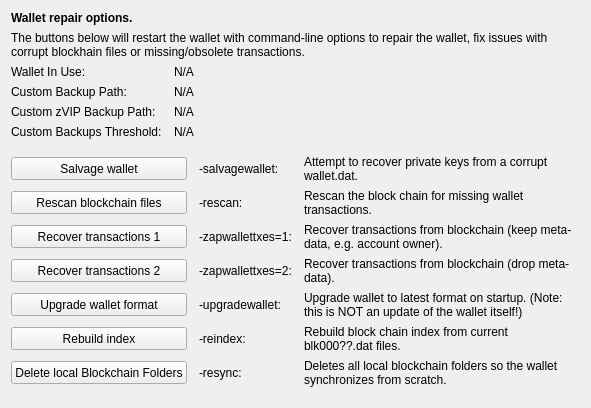
     <widget class="QWidget" name="tab_repair">
      <attribute name="title">
       <string>&amp;Wallet Repair</string>
      </attribute>
      <layout class="QGridLayout" name="gridLayout_4" columnstretch="0,0,0,0">
       <property name="horizontalSpacing">
        <number>12</number>
       </property>
       <item row="0" column="0" colspan="4">
        <widget class="QLabel" name="label_repair_header">
         <property name="font">
          <font>
           <weight>75</weight>
           <bold>true</bold>
          </font>
         </property>
         <property name="text">
          <string>Wallet repair options.</string>
         </property>
        </widget>
       </item>
       <item row="1" column="0" colspan="4">
        <widget class="QLabel" name="label_repair_helptext">
         <property name="font">
          <font>
           <weight>50</weight>
           <bold>false</bold>
          </font>
         </property>
         <property name="text">
          <string>The buttons below will restart the wallet with command-line options to repair the wallet, fix issues with corrupt blockhain files or missing/obsolete transactions.</string>
         </property>
         <property name="wordWrap">
          <bool>true</bool>
         </property>
        </widget>
       </item>
       <item row="2" column="0">
        <widget class="QLabel" name="wallet_path_label">
         <property name="text">
          <string>Wallet In Use:</string>
         </property>
        </widget>
       </item>
       <item row="2" column="1" colspan="3">
        <widget class="QLabel" name="wallet_path">
         <property name="cursor">
          <cursorShape>IBeamCursor</cursorShape>
         </property>
         <property name="text">
          <string>N/A</string>
         </property>
         <property name="textFormat">
          <enum>Qt::PlainText</enum>
         </property>
         <property name="textInteractionFlags">
          <set>Qt::LinksAccessibleByMouse|Qt::TextSelectableByKeyboard|Qt::TextSelectableByMouse</set>
         </property>
        </widget>
       </item>
       <item row="3" column="0">
        <widget class="QLabel" name="wallet_custombackuppath_label">
         <property name="text">
          <string>Custom Backup Path:</string>
         </property>
         <property name="visible">
          <bool>false</bool>
         </property>
        </widget>
       </item>
       <item row="3" column="1" colspan="3">
        <widget class="QLabel" name="wallet_custombackuppath">
         <property name="cursor">
          <cursorShape>IBeamCursor</cursorShape>
         </property>
         <property name="text">
          <string>N/A</string>
         </property>
         <property name="textFormat">
          <enum>Qt::PlainText</enum>
         </property>
         <property name="textInteractionFlags">
          <set>Qt::LinksAccessibleByMouse|Qt::TextSelectableByKeyboard|Qt::TextSelectableByMouse</set>
         </property>
         <property name="visible">
          <bool>false</bool>
         </property>
        </widget>
       </item>
       <item row="4" column="0">
        <widget class="QLabel" name="wallet_customzpivbackuppath_label">
         <property name="text">
          <string>Custom zVIP Backup Path:</string>
         </property>
         <property name="visible">
          <bool>false</bool>
         </property>
        </widget>
       </item>
       <item row="4" column="1" colspan="3">
        <widget class="QLabel" name="wallet_customzpivbackuppath">
         <property name="cursor">
          <cursorShape>IBeamCursor</cursorShape>
         </property>
         <property name="text">
          <string>N/A</string>
         </property>
         <property name="textFormat">
          <enum>Qt::PlainText</enum>
         </property>
         <property name="textInteractionFlags">
          <set>Qt::LinksAccessibleByMouse|Qt::TextSelectableByKeyboard|Qt::TextSelectableByMouse</set>
         </property>
         <property name="visible">
          <bool>false</bool>
         </property>
        </widget>
       </item>
       <item row="5" column="0">
        <widget class="QLabel" name="wallet_custombackupthreshold_label">
         <property name="text">
          <string>Custom Backups Threshold:</string>
         </property>
         <property name="visible">
          <bool>false</bool>
         </property>
        </widget>
       </item>
       <item row="5" column="1" colspan="3">
        <widget class="QLabel" name="wallet_custombackupthreshold">
         <property name="cursor">
          <cursorShape>IBeamCursor</cursorShape>
         </property>
         <property name="text">
          <string>N/A</string>
         </property>
         <property name="textFormat">
          <enum>Qt::PlainText</enum>
         </property>
         <property name="textInteractionFlags">
          <set>Qt::LinksAccessibleByMouse|Qt::TextSelectableByKeyboard|Qt::TextSelectableByMouse</set>
         </property>
         <property name="visible">
          <bool>false</bool>
         </property>
        </widget>
       </item>
       <item row="6" column="0">
        <spacer name="verticalSpacer_repair1">
         <property name="orientation">
          <enum>Qt::Vertical</enum>
         </property>
         <property name="sizeHint" stdset="0">
          <size>
           <width>10</width>
           <height>10</height>
          </size>
         </property>
        </spacer>
       </item>
       <item row="7" column="0" colspan="2">
        <widget class="QPushButton" name="btn_salvagewallet">
         <property name="minimumSize">
          <size>
           <width>100</width>
           <height>23</height>
          </size>
         </property>
         <property name="text">
          <string>Salvage wallet</string>
         </property>
        </widget>
       </item>
       <item row="7" column="2">
        <widget class="QLabel" name="label_repair_salvage_command">
         <property name="text">
          <string notr="true">-salvagewallet:</string>
         </property>
        </widget>
       </item>
       <item row="7" column="3">
        <widget class="QLabel" name="label_repair_salvage">
         <property name="text">
          <string>Attempt to recover private keys from a corrupt wallet.dat.</string>
         </property>
         <property name="wordWrap">
          <bool>true</bool>
         </property>
        </widget>
       </item>
       <item row="8" column="0" colspan="2">
        <widget class="QPushButton" name="btn_rescan">
         <property name="minimumSize">
          <size>
           <width>100</width>
           <height>23</height>
          </size>
         </property>
         <property name="text">
          <string>Rescan blockchain files</string>
         </property>
        </widget>
       </item>
       <item row="8" column="2">
        <widget class="QLabel" name="label_repair_rescan_command">
         <property name="text">
          <string notr="true">-rescan:</string>
         </property>
        </widget>
       </item>
       <item row="8" column="3">
        <widget class="QLabel" name="label_repair_rescan">
         <property name="text">
          <string>Rescan the block chain for missing wallet transactions.</string>
         </property>
         <property name="wordWrap">
          <bool>true</bool>
         </property>
        </widget>
       </item>
       <item row="9" column="0" colspan="2">
        <widget class="QPushButton" name="btn_zapwallettxes1">
         <property name="minimumSize">
          <size>
           <width>100</width>
           <height>23</height>
          </size>
         </property>
         <property name="text">
          <string>Recover transactions 1</string>
         </property>
        </widget>
       </item>
       <item row="9" column="2">
        <widget class="QLabel" name="label_repair_zap1_command">
         <property name="text">
          <string notr="true">-zapwallettxes=1:</string>
         </property>
        </widget>
       </item>
       <item row="9" column="3">
        <widget class="QLabel" name="label_repair_zap1">
         <property name="text">
          <string>Recover transactions from blockchain (keep meta-data, e.g. account owner).</string>
         </property>
         <property name="wordWrap">
          <bool>true</bool>
         </property>
        </widget>
       </item>
       <item row="10" column="0" colspan="2">
        <widget class="QPushButton" name="btn_zapwallettxes2">
         <property name="minimumSize">
          <size>
           <width>100</width>
           <height>23</height>
          </size>
         </property>
         <property name="text">
          <string>Recover transactions 2</string>
         </property>
        </widget>
       </item>
       <item row="10" column="2">
        <widget class="QLabel" name="label_repair_zap2_command">
         <property name="text">
          <string notr="true">-zapwallettxes=2:</string>
         </property>
        </widget>
       </item>
       <item row="10" column="3">
        <widget class="QLabel" name="label_repair_zap2">
         <property name="text">
          <string>Recover transactions from blockchain (drop meta-data).</string>
         </property>
         <property name="wordWrap">
          <bool>true</bool>
         </property>
        </widget>
       </item>
       <item row="11" column="0" colspan="2">
        <widget class="QPushButton" name="btn_upgradewallet">
         <property name="minimumSize">
          <size>
           <width>100</width>
           <height>23</height>
          </size>
         </property>
         <property name="text">
          <string>Upgrade wallet format</string>
         </property>
        </widget>
       </item>
       <item row="11" column="2">
        <widget class="QLabel" name="label_repair_upgrade_command">
         <property name="text">
          <string notr="true">-upgradewallet:</string>
         </property>
        </widget>
       </item>
       <item row="11" column="3">
        <widget class="QLabel" name="label_repair_upgrade">
         <property name="text">
          <string>Upgrade wallet to latest format on startup. (Note: this is NOT an update of the wallet itself!)</string>
         </property>
         <property name="wordWrap">
          <bool>true</bool>
         </property>
        </widget>
       </item>
       <item row="12" column="0" colspan="2">
        <widget class="QPushButton" name="btn_reindex">
         <property name="minimumSize">
          <size>
           <width>100</width>
           <height>23</height>
          </size>
         </property>
         <property name="text">
          <string>Rebuild index</string>
         </property>
        </widget>
       </item>
       <item row="12" column="2">
        <widget class="QLabel" name="label_repair_reindex_command">
         <property name="text">
          <string notr="true">-reindex:</string>
         </property>
        </widget>
       </item>
       <item row="12" column="3">
        <widget class="QLabel" name="label_repair_reindex">
         <property name="text">
          <string>Rebuild block chain index from current blk000??.dat files.</string>
         </property>
         <property name="wordWrap">
          <bool>true</bool>
         </property>
        </widget>
       </item>
       <item row="13" column="0" colspan="2">
        <widget class="QPushButton" name="btn_resync">
         <property name="minimumSize">
          <size>
           <width>100</width>
           <height>23</height>
          </size>
         </property>
         <property name="text">
          <string>Delete local Blockchain Folders</string>
         </property>
        </widget>
       </item>
       <item row="13" column="2">
        <widget class="QLabel" name="label_repair_resync_command">
         <property name="text">
          <string>-resync:</string>
         </property>
        </widget>
       </item>
       <item row="13" column="3">
        <widget class="QLabel" name="label_repair_resync">
         <property name="text">
          <string>Deletes all local blockchain folders so the wallet synchronizes from scratch.</string>
         </property>
         <property name="wordWrap">
          <bool>true</bool>
         </property>
        </widget>
       </item>
       <item row="14" column="0">
        <spacer name="verticalSpacer_repair2">
         <property name="orientation">
          <enum>Qt::Vertical</enum>
         </property>
         <property name="sizeHint" stdset="0">
          <size>
           <width>20</width>
           <height>10</height>
          </size>
         </property>
        </spacer>
       </item>
      </layout>
     </widget>
